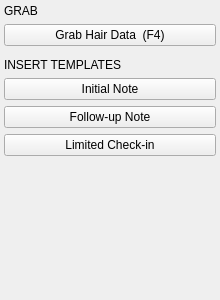
<?xml version="1.0" encoding="UTF-8"?>
<ui version="4.0">
 <class>HairLossActions</class>
 <widget class="QWidget" name="HairLossActions">
  <property name="geometry">
   <rect><x>0</x><y>0</y><width>220</width><height>300</height></rect>
  </property>
  <layout class="QVBoxLayout" name="mainLayout">
   <property name="leftMargin"><number>4</number></property>
   <property name="topMargin"><number>4</number></property>
   <property name="rightMargin"><number>4</number></property>
   <property name="bottomMargin"><number>4</number></property>
   <property name="spacing"><number>6</number></property>
   <item>
    <widget class="QLabel" name="lbl_grab_section">
     <property name="text"><string>GRAB</string></property>
    </widget>
   </item>
   <item>
    <widget class="ActionButton" name="btn_grab">
     <property name="text"><string>Grab Hair Data  (F4)</string></property>
    </widget>
   </item>
   <item>
    <widget class="QWidget" name="separator1">
     <property name="maximumSize"><size><width>16777215</width><height>1</height></size></property>
     <property name="styleSheet"><string>background-color: #2e4066;</string></property>
    </widget>
   </item>
   <item>
    <widget class="QLabel" name="lbl_templates_section">
     <property name="text"><string>INSERT TEMPLATES</string></property>
    </widget>
   </item>
   <item>
    <widget class="ActionButton" name="btn_initial">
     <property name="text"><string>Initial Note</string></property>
    </widget>
   </item>
   <item>
    <widget class="ActionButton" name="btn_followup">
     <property name="text"><string>Follow-up Note</string></property>
    </widget>
   </item>
   <item>
    <widget class="ActionButton" name="btn_limited">
     <property name="text"><string>Limited Check-in</string></property>
    </widget>
   </item>
   <item>
    <spacer name="bottomSpacer"><property name="orientation"><enum>Qt::Vertical</enum></property><property name="sizeHint" stdset="0"><size><width>20</width><height>40</height></size></property></spacer>
   </item>
  </layout>
 </widget>
 <customwidgets>
  <customwidget>
   <class>ActionButton</class>
   <extends>QPushButton</extends>
   <header>emr_assist.ui.widgets</header>
  </customwidget>
 </customwidgets>
 <resources/>
 <connections/>
</ui>
